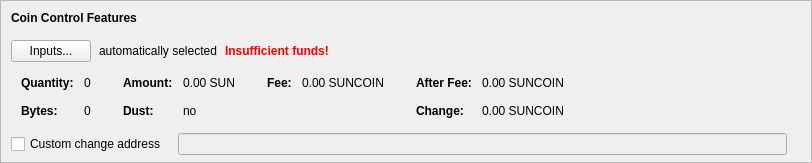
    <widget class="QFrame" name="frameCoinControl">
     <property name="sizePolicy">
      <sizepolicy hsizetype="Expanding" vsizetype="Expanding">
       <horstretch>0</horstretch>
       <verstretch>0</verstretch>
      </sizepolicy>
     </property>
     <property name="maximumSize">
      <size>
       <width>16777215</width>
       <height>16777215</height>
      </size>
     </property>
     <property name="frameShape">
      <enum>QFrame::StyledPanel</enum>
     </property>
     <property name="frameShadow">
      <enum>QFrame::Sunken</enum>
     </property>
     <layout class="QVBoxLayout" name="verticalLayoutCoinControl2">
      <property name="spacing">
       <number>0</number>
      </property>
      <property name="leftMargin">
       <number>0</number>
      </property>
      <property name="topMargin">
       <number>0</number>
      </property>
      <property name="rightMargin">
       <number>0</number>
      </property>
      <property name="bottomMargin">
       <number>6</number>
      </property>
      <item>
       <layout class="QVBoxLayout" name="verticalLayoutCoinControl" stretch="0,0,0,0,1">
        <property name="spacing">
         <number>0</number>
        </property>
        <property name="leftMargin">
         <number>10</number>
        </property>
        <property name="topMargin">
         <number>10</number>
        </property>
        <item>
         <layout class="QHBoxLayout" name="horizontalLayoutCoinControl1">
          <property name="bottomMargin">
           <number>15</number>
          </property>
          <item>
           <widget class="QLabel" name="labelCoinControlFeatures">
            <property name="sizePolicy">
             <sizepolicy hsizetype="Preferred" vsizetype="Maximum">
              <horstretch>0</horstretch>
              <verstretch>0</verstretch>
             </sizepolicy>
            </property>
            <property name="font">
             <font>
              <weight>75</weight>
              <bold>true</bold>
             </font>
            </property>
            <property name="styleSheet">
             <string notr="true">font-weight:bold;</string>
            </property>
            <property name="text">
             <string>Coin Control Features</string>
            </property>
           </widget>
          </item>
         </layout>
        </item>
        <item>
         <layout class="QHBoxLayout" name="horizontalLayoutCoinControl2" stretch="0,0,0,0">
          <property name="spacing">
           <number>8</number>
          </property>
          <property name="bottomMargin">
           <number>10</number>
          </property>
          <item>
           <widget class="QPushButton" name="pushButtonCoinControl">
            <property name="styleSheet">
             <string notr="true"/>
            </property>
            <property name="text">
             <string>Inputs...</string>
            </property>
            <property name="autoDefault">
             <bool>false</bool>
            </property>
           </widget>
          </item>
          <item>
           <widget class="QLabel" name="labelCoinControlAutomaticallySelected">
            <property name="text">
             <string>automatically selected</string>
            </property>
            <property name="margin">
             <number>5</number>
            </property>
           </widget>
          </item>
          <item>
           <widget class="QLabel" name="labelCoinControlInsuffFunds">
            <property name="font">
             <font>
              <weight>75</weight>
              <bold>true</bold>
             </font>
            </property>
            <property name="styleSheet">
             <string notr="true">color:red;font-weight:bold;</string>
            </property>
            <property name="text">
             <string>Insufficient funds!</string>
            </property>
            <property name="margin">
             <number>5</number>
            </property>
           </widget>
          </item>
          <item>
           <spacer name="horizontalSpacerCoinControl">
            <property name="orientation">
             <enum>Qt::Horizontal</enum>
            </property>
            <property name="sizeHint" stdset="0">
             <size>
              <width>40</width>
              <height>1</height>
             </size>
            </property>
           </spacer>
          </item>
         </layout>
        </item>
        <item>
         <widget class="QWidget" name="widgetCoinControl" native="true">
          <property name="sizePolicy">
           <sizepolicy hsizetype="Preferred" vsizetype="Preferred">
            <horstretch>0</horstretch>
            <verstretch>0</verstretch>
           </sizepolicy>
          </property>
          <property name="minimumSize">
           <size>
            <width>0</width>
            <height>0</height>
           </size>
          </property>
          <property name="styleSheet">
           <string notr="true"/>
          </property>
          <layout class="QHBoxLayout" name="horizontalLayoutCoinControl5">
           <property name="leftMargin">
            <number>0</number>
           </property>
           <property name="topMargin">
            <number>0</number>
           </property>
           <property name="rightMargin">
            <number>0</number>
           </property>
           <property name="bottomMargin">
            <number>0</number>
           </property>
           <item>
            <layout class="QHBoxLayout" name="horizontalLayoutCoinControl3" stretch="0,0,0,1">
             <property name="spacing">
              <number>20</number>
             </property>
             <property name="topMargin">
              <number>0</number>
             </property>
             <property name="bottomMargin">
              <number>10</number>
             </property>
             <item>
              <layout class="QFormLayout" name="formLayoutCoinControl1">
               <property name="horizontalSpacing">
                <number>10</number>
               </property>
               <property name="verticalSpacing">
                <number>14</number>
               </property>
               <property name="leftMargin">
                <number>10</number>
               </property>
               <property name="topMargin">
                <number>4</number>
               </property>
               <property name="rightMargin">
                <number>6</number>
               </property>
               <item row="0" column="0">
                <widget class="QLabel" name="labelCoinControlQuantityText">
                 <property name="font">
                  <font>
                   <weight>75</weight>
                   <bold>true</bold>
                  </font>
                 </property>
                 <property name="text">
                  <string>Quantity:</string>
                 </property>
                 <property name="margin">
                  <number>0</number>
                 </property>
                </widget>
               </item>
               <item row="0" column="1">
                <widget class="QLabel" name="labelCoinControlQuantity">
                 <property name="cursor">
                  <cursorShape>IBeamCursor</cursorShape>
                 </property>
                 <property name="contextMenuPolicy">
                  <enum>Qt::ActionsContextMenu</enum>
                 </property>
                 <property name="text">
                  <string notr="true">0</string>
                 </property>
                 <property name="margin">
                  <number>0</number>
                 </property>
                 <property name="textInteractionFlags">
                  <set>Qt::LinksAccessibleByMouse|Qt::TextSelectableByKeyboard|Qt::TextSelectableByMouse</set>
                 </property>
                </widget>
               </item>
               <item row="1" column="0">
                <widget class="QLabel" name="labelCoinControlBytesText">
                 <property name="font">
                  <font>
                   <weight>75</weight>
                   <bold>true</bold>
                  </font>
                 </property>
                 <property name="text">
                  <string>Bytes:</string>
                 </property>
                </widget>
               </item>
               <item row="1" column="1">
                <widget class="QLabel" name="labelCoinControlBytes">
                 <property name="cursor">
                  <cursorShape>IBeamCursor</cursorShape>
                 </property>
                 <property name="contextMenuPolicy">
                  <enum>Qt::ActionsContextMenu</enum>
                 </property>
                 <property name="text">
                  <string notr="true">0</string>
                 </property>
                 <property name="textInteractionFlags">
                  <set>Qt::LinksAccessibleByMouse|Qt::TextSelectableByKeyboard|Qt::TextSelectableByMouse</set>
                 </property>
                </widget>
               </item>
              </layout>
             </item>
             <item>
              <layout class="QFormLayout" name="formLayoutCoinControl2">
               <property name="horizontalSpacing">
                <number>10</number>
               </property>
               <property name="verticalSpacing">
                <number>14</number>
               </property>
               <property name="leftMargin">
                <number>6</number>
               </property>
               <property name="topMargin">
                <number>4</number>
               </property>
               <property name="rightMargin">
                <number>6</number>
               </property>
               <item row="0" column="0">
                <widget class="QLabel" name="labelCoinControlAmountText">
                 <property name="font">
                  <font>
                   <weight>75</weight>
                   <bold>true</bold>
                  </font>
                 </property>
                 <property name="text">
                  <string>Amount:</string>
                 </property>
                 <property name="margin">
                  <number>0</number>
                 </property>
                </widget>
               </item>
               <item row="0" column="1">
                <widget class="QLabel" name="labelCoinControlAmount">
                 <property name="cursor">
                  <cursorShape>IBeamCursor</cursorShape>
                 </property>
                 <property name="contextMenuPolicy">
                  <enum>Qt::ActionsContextMenu</enum>
                 </property>
                 <property name="text">
                  <string notr="true">0.00 SUN</string>
                 </property>
                 <property name="textInteractionFlags">
                  <set>Qt::LinksAccessibleByMouse|Qt::TextSelectableByKeyboard|Qt::TextSelectableByMouse</set>
                 </property>
                </widget>
               </item>
               <item row="1" column="0">
                <widget class="QLabel" name="labelCoinControlLowOutputText">
                 <property name="font">
                  <font>
                   <weight>75</weight>
                   <bold>true</bold>
                  </font>
                 </property>
                 <property name="text">
                  <string>Dust:</string>
                 </property>
                </widget>
               </item>
               <item row="1" column="1">
                <widget class="QLabel" name="labelCoinControlLowOutput">
                 <property name="cursor">
                  <cursorShape>IBeamCursor</cursorShape>
                 </property>
                 <property name="contextMenuPolicy">
                  <enum>Qt::ActionsContextMenu</enum>
                 </property>
                 <property name="text">
                  <string notr="true">no</string>
                 </property>
                 <property name="textInteractionFlags">
                  <set>Qt::LinksAccessibleByMouse|Qt::TextSelectableByKeyboard|Qt::TextSelectableByMouse</set>
                 </property>
                </widget>
               </item>
              </layout>
             </item>
             <item>
              <layout class="QFormLayout" name="formLayoutCoinControl3">
               <property name="horizontalSpacing">
                <number>10</number>
               </property>
               <property name="verticalSpacing">
                <number>14</number>
               </property>
               <property name="leftMargin">
                <number>6</number>
               </property>
               <property name="topMargin">
                <number>4</number>
               </property>
               <property name="rightMargin">
                <number>6</number>
               </property>
               <item row="0" column="0">
                <widget class="QLabel" name="labelCoinControlFeeText">
                 <property name="font">
                  <font>
                   <weight>75</weight>
                   <bold>true</bold>
                  </font>
                 </property>
                 <property name="text">
                  <string>Fee:</string>
                 </property>
                 <property name="margin">
                  <number>0</number>
                 </property>
                </widget>
               </item>
               <item row="0" column="1">
                <widget class="QLabel" name="labelCoinControlFee">
                 <property name="cursor">
                  <cursorShape>IBeamCursor</cursorShape>
                 </property>
                 <property name="contextMenuPolicy">
                  <enum>Qt::ActionsContextMenu</enum>
                 </property>
                 <property name="text">
                  <string notr="true">0.00 SUNCOIN</string>
                 </property>
                 <property name="textInteractionFlags">
                  <set>Qt::LinksAccessibleByMouse|Qt::TextSelectableByKeyboard|Qt::TextSelectableByMouse</set>
                 </property>
                </widget>
               </item>
             </layout>
             </item>
             <item>
              <layout class="QFormLayout" name="formLayoutCoinControl4">
               <property name="horizontalSpacing">
                <number>10</number>
               </property>
               <property name="verticalSpacing">
                <number>14</number>
               </property>
               <property name="leftMargin">
                <number>6</number>
               </property>
               <property name="topMargin">
                <number>4</number>
               </property>
               <property name="rightMargin">
                <number>6</number>
               </property>
               <item row="0" column="0">
                <widget class="QLabel" name="labelCoinControlAfterFeeText">
                 <property name="font">
                  <font>
                   <weight>75</weight>
                   <bold>true</bold>
                  </font>
                 </property>
                 <property name="text">
                  <string>After Fee:</string>
                 </property>
                 <property name="margin">
                  <number>0</number>
                 </property>
                </widget>
               </item>
               <item row="0" column="1">
                <widget class="QLabel" name="labelCoinControlAfterFee">
                 <property name="cursor">
                  <cursorShape>IBeamCursor</cursorShape>
                 </property>
                 <property name="contextMenuPolicy">
                  <enum>Qt::ActionsContextMenu</enum>
                 </property>
                 <property name="text">
                  <string notr="true">0.00 SUNCOIN</string>
                 </property>
                 <property name="textInteractionFlags">
                  <set>Qt::LinksAccessibleByMouse|Qt::TextSelectableByKeyboard|Qt::TextSelectableByMouse</set>
                 </property>
                </widget>
               </item>
               <item row="1" column="0">
                <widget class="QLabel" name="labelCoinControlChangeText">
                 <property name="font">
                  <font>
                   <weight>75</weight>
                   <bold>true</bold>
                  </font>
                 </property>
                 <property name="text">
                  <string>Change:</string>
                 </property>
                </widget>
               </item>
               <item row="1" column="1">
                <widget class="QLabel" name="labelCoinControlChange">
                 <property name="cursor">
                  <cursorShape>IBeamCursor</cursorShape>
                 </property>
                 <property name="contextMenuPolicy">
                  <enum>Qt::ActionsContextMenu</enum>
                 </property>
                 <property name="text">
                  <string notr="true">0.00 SUNCOIN</string>
                 </property>
                 <property name="textInteractionFlags">
                  <set>Qt::LinksAccessibleByMouse|Qt::TextSelectableByKeyboard|Qt::TextSelectableByMouse</set>
                 </property>
                </widget>
               </item>
              </layout>
             </item>
            </layout>
           </item>
          </layout>
         </widget>
        </item>
        <item>
         <layout class="QHBoxLayout" name="horizontalLayoutCoinControl4" stretch="0,0,0">
          <property name="spacing">
           <number>12</number>
          </property>
          <property name="sizeConstraint">
           <enum>QLayout::SetDefaultConstraint</enum>
          </property>
          <property name="topMargin">
           <number>5</number>
          </property>
          <property name="rightMargin">
           <number>5</number>
          </property>
          <item>
           <widget class="QCheckBox" name="checkBoxCoinControlChange">
            <property name="toolTip">
             <string>If this is activated, but the change address is empty or invalid, change will be sent to a newly generated address.</string>
            </property>
            <property name="text">
             <string>Custom change address</string>
            </property>
           </widget>
          </item>
          <item>
           <widget class="QValidatedLineEdit" name="lineEditCoinControlChange">
            <property name="enabled">
             <bool>false</bool>
            </property>
            <property name="sizePolicy">
             <sizepolicy hsizetype="Expanding" vsizetype="Fixed">
              <horstretch>0</horstretch>
              <verstretch>0</verstretch>
             </sizepolicy>
            </property>
           </widget>
          </item>
          <item>
           <widget class="QLabel" name="labelCoinControlChangeLabel">
            <property name="sizePolicy">
             <sizepolicy hsizetype="Preferred" vsizetype="Expanding">
              <horstretch>0</horstretch>
              <verstretch>0</verstretch>
             </sizepolicy>
            </property>
            <property name="minimumSize">
             <size>
              <width>0</width>
              <height>0</height>
             </size>
            </property>
            <property name="text">
             <string/>
            </property>
            <property name="margin">
             <number>3</number>
            </property>
           </widget>
          </item>
         </layout>
        </item>
        <item>
         <spacer name="verticalSpacerCoinControl">
          <property name="orientation">
           <enum>Qt::Vertical</enum>
          </property>
          <property name="sizeHint" stdset="0">
           <size>
            <width>800</width>
            <height>1</height>
           </size>
          </property>
         </spacer>
        </item>
       </layout>
      </item>
     </layout>
    </widget>
